Frame 1 (no input): blank canvas, image omitted
Frame 60 (no input): blank canvas, image omitted
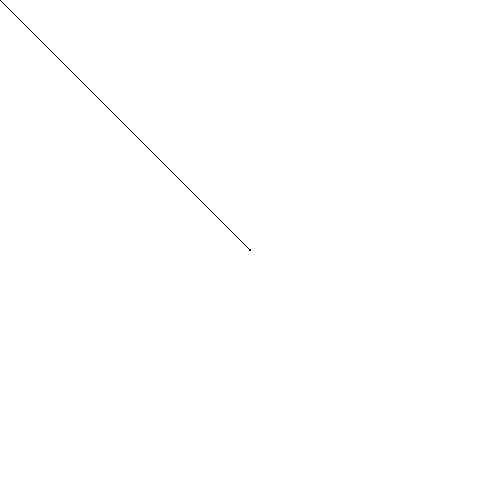
Frame 120 (the mouse pressed at the canvas centre since frame 60)

The p5.js sketch whose frames 1 and 60 were blank and that drew this single picture after the mouse press (run headless with seeded random() and noise() and a simulated clock; from frame 60 on, the mouse is pressed at the canvas centre):

// p5.js sketch
// ── sketch.js
function setup() {
  // Create a canvas
  inputCanvas = createCanvas(500, 500);
}

// Draw on the canvas when mouse is pressed
function draw() {
  if (mouseIsPressed) {
    line(mouseX, mouseY, pmouseX, pmouseY);
  }
}
